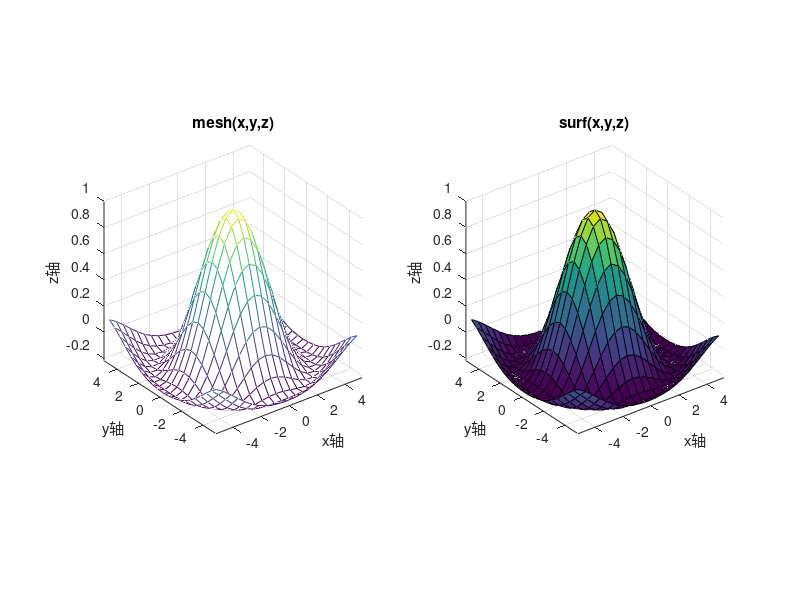

Source code (MATLAB):
[x,y] = meshgrid(-5:0.5:5); % 快速生成网格所需的数据
tem = sqrt(x.^2+y.^2)+1e-12; 
z = sin(tem)./tem; % 如果不对tem处理，那么z的最中间的一个值 0/0 = NaN
subplot(1,2,1)
mesh(x,y,z)
xlabel('x轴'); ylabel('y轴'); zlabel('z轴'); % 加上坐标轴的标签
axis vis3d % 冻结屏幕高宽比，使得一个三维对象的旋转不会改变坐标轴的刻度显示
title('mesh(x,y,z)')
subplot(1,2,2)
surf(x,y,z) % (X(j), Y(i), Z(i,j))是线框网格线的交点
xlabel('x轴'); ylabel('y轴'); zlabel('z轴'); % 加上坐标轴的标签
axis vis3d % 冻结屏幕高宽比，使得一个三维对象的旋转不会改变坐标轴的刻度显示
title('surf(x,y,z)')